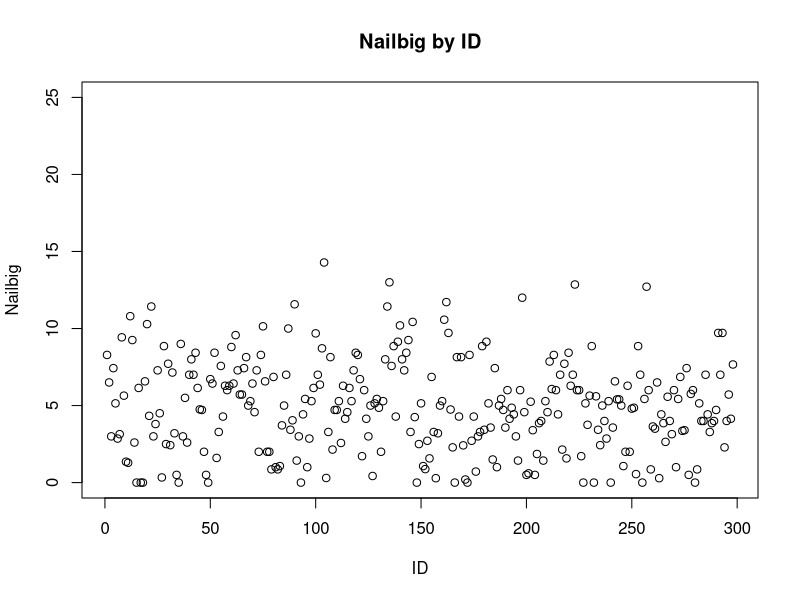
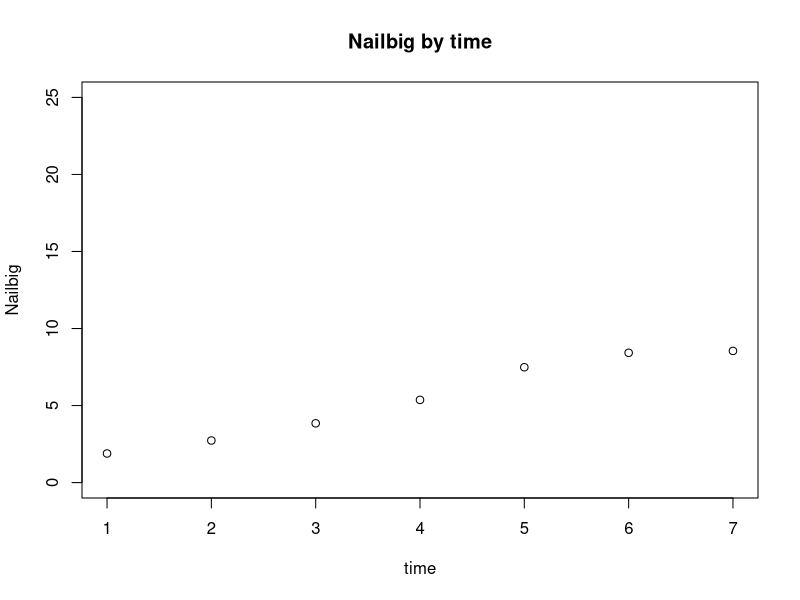
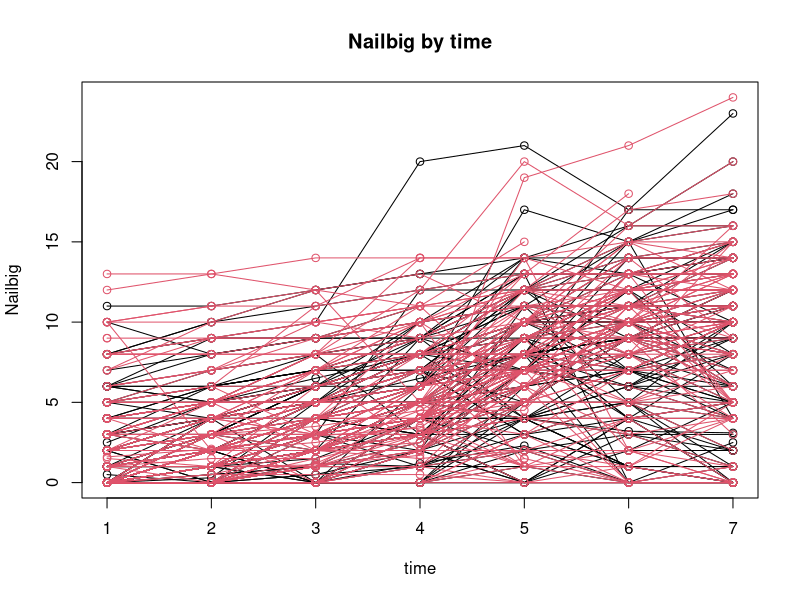

Generate these figures, in order, with R:
## ---- chunk 1
knitr::opts_chunk$set(echo = TRUE)
## ---- chunk 2
toenailData <- read.table("toenail.txt",header=T)
## ---- chunk 3
toenailData$id<-as.factor(toenailData$id)
toenailData$treat<-as.factor(toenailData$treat)
toenailData$center<-as.factor(toenailData$center)
toenailData$time<-as.factor(toenailData$time)
levels(toenailData$treat)<-c("1","2")
## ---- chunk 4
allNail<-unique(toenailData$id)
nNail<-length(allNail)

plot(as.numeric(toenailData$id),toenailData$nailbig,type="n",xlab="ID",
     ylab="Nailbig",main="Nailbig by ID", ylim =c(-0,25))


for (i in 1:nNail){
  tmp<-toenailData[toenailData$id==allNail[i],]
  tmp$id<-as.numeric(tmp$id)
  points(allNail[i],mean(tmp$nailbig),pch=1)
}  


## ---- chunk 5
allNail<-unique(toenailData$time)
nNail<-length(allNail)

plot(as.numeric(toenailData$time),toenailData$nailbig,type="n",xlab="time",
     ylab="Nailbig",main="Nailbig by time", ylim =c(-0,25))


for (i in 1:nNail){
  tmp<-toenailData[toenailData$time==allNail[i],]
  tmp$id<-as.numeric(tmp$time)
  points(allNail[i],mean(tmp$nailbig),pch=1)
}  
## ---- chunk 6

t.test(toenailData$nailbig ~ toenailData$treat)
## ---- chunk 7

allNail<-unique(toenailData$id)
nNail<-length(allNail)

toenailData$time <- as.numeric(toenailData$time)

plot(toenailData$nailbig~toenailData$time,type="n",xlab="time",
     ylab="Nailbig",main="Nailbig by time")


for (i in 1:nNail){
  tmp<-toenailData[toenailData$id==allNail[i],]
  points(tmp$nailbig ~ tmp$time, col = tmp$treat,pch=1)
  lines(tmp$nailbig ~ tmp$time, col = tmp$treat,pch=1)
} 
